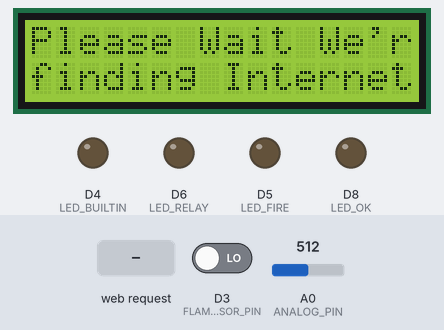
Recording of a sketch running on a simulated ESP8266 (NodeMCU). Parts: 16×2 character LCD, output pins drawn as LEDs (lit = HIGH, except the on-board LED, lit = LOW). Dashed ring = blinking. The test bench sets the inputs (shaded band); at power-on: A0 (ANALOG_PIN) = 512, D3 (FLAME_SENSOR_PIN) LOW. WiFi joins after 1.5 s; servers stay silent unless stated; what the sketch prints to the serial monitor is not drawn.

Above: at 3.3 s.
3.4 s: A0 (ANALOG_PIN) set to 756
7.7 s: A0 (ANALOG_PIN) set to 783
At 9.1 s:
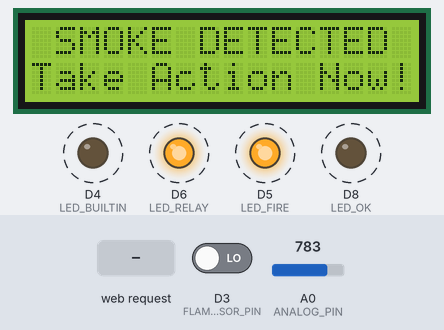
11.9 s: D3 (FLAME_SENSOR_PIN) driven HIGH
At 14.0 s:
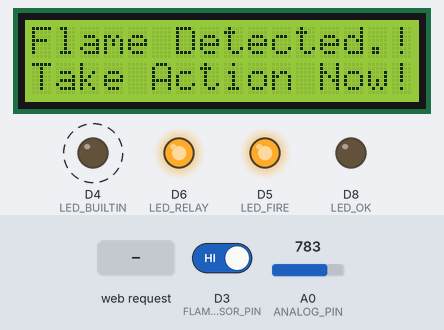
16.9 s: HTTP request GET /fire received
At 17.7 s:
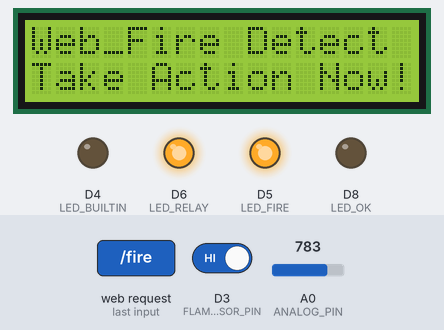
20.4 s: A0 (ANALOG_PIN) set to 716
At 23.8 s:
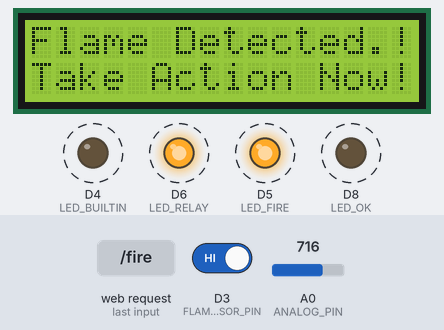
25.4 s: HTTP request GET /fire received
At 26.9 s:
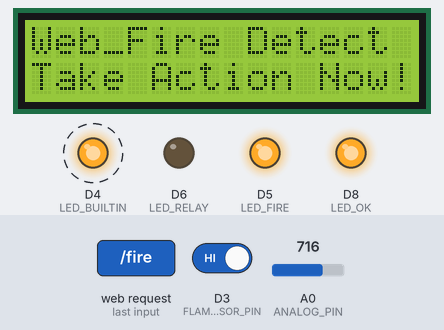
Timing chart, 0 to 29.8 s (numbered marks = the images above; inputs shaded):
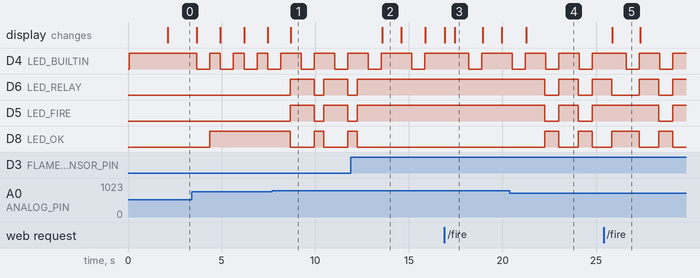

Measured:
- the behaviour switches between 767 and 768 on A0 (ANALOG_PIN) (found by bisection; images 0 and 1)
- after the input at 7.7 s, D4 (LED_BUILTIN): alternates HIGH for 1.1 s and LOW for 0.70 s, starting after 1.6 s; D6 (LED_RELAY), D5 (LED_FIRE): alternates HIGH for 1.3 s and LOW for 0.50 s, starting after 0.97 s; D8 (LED_OK): alternates HIGH for 0.50 s and LOW for 1.3 s, starting after 0.97 s; the display: changes after 1.0 s (image 1)
- after the input at 11.9 s, D4 (LED_BUILTIN): HIGH → LOW after 3.3 s, → HIGH 0.70 s later; D6 (LED_RELAY), D5 (LED_FIRE): goes on until 12.2 s, then stays HIGH; D8 (LED_OK): goes on until 12.2 s, then stays LOW; the display: changes after 1.7 s (image 2)
- after the input at 16.9 s, the display: first differs from a run without the input after 0.55 s (image 3)
- after the input at 20.4 s, D6 (LED_RELAY), D5 (LED_FIRE): alternates HIGH for 1.0 s and LOW for 0.75 s, starting after 1.9 s; D8 (LED_OK): alternates HIGH for 0.75 s and LOW for 1.0 s, starting after 1.9 s
- after the input at 25.4 s, the display: changes after 0.46 s (image 5)
- by itself, D4 (LED_BUILTIN): alternates HIGH for 0.57 s and LOW for 0.70 s

The sketch:

FIRE_ALARM_2-ZONE.ino
```cpp
// // ///            tested   with   IP-192.168.1.200/fire

// #include <Wire.h>
// #include <LiquidCrystal_I2C.h>
// #include <ESP8266WiFi.h>
// #include <ESP8266WiFiMulti.h>
// #define FLAME_SENSOR_PIN D3    // Digital input from flame sensor
// ESP8266WiFiMulti wifiMulti;
// WiFiServer server(80);

// const uint32_t connectTimeoutMs = 3000;

// // I2C address 0x27 is most common, 16 columns, 2 rows
// LiquidCrystal_I2C lcd(0x27, 16, 2);  // connected via SDA (D2/GPIO4) and SCL (D1/GPIO5)

// int value = 0;
// float volt;
// const int analogPin      = A0;   // Sensor 1 (0 – 1 V)

// // LED pins
// const int LED_FIRE = D5;
// const int LED_WIFI = D6;
// const int LED_SHORT = D7;
// const int LED_OK = D8;


// unsigned long previousMillis = 0;
// const unsigned long statusInterval = 1000;
// bool showWiFiMessage = false;

// const int threshold=200;// sets threshold value for flame sensor
// int flamesensvalue=0; // initialize flamesensor reading


// void setup()
// {
//   // Initialize LCD
//   Serial.begin(115200);
//   lcd.init();
//   lcd.backlight();

//   WiFi.persistent(false);
//   WiFi.mode(WIFI_STA);
//   // WiFi.config(staticIP, gateway, subnet); // Set static IP
//   wifiMulti.addAP("Moto_Manan", "1111222233334");
//   wifiMulti.addAP("Airtel_mana_5881", "air59236");

//   pinMode(LED_BUILTIN, OUTPUT);
//   server.begin();
//   Serial.println("Server started.");
//   lcd.setCursor(0, 0); lcd.print("   Manan Kumar  ");
//   lcd.setCursor(0, 1); lcd.print(" Fire Detection ");
//   delay(2000);
//   lcd.clear();

//   pinMode(LED_FIRE, OUTPUT);
//   pinMode(LED_WIFI, OUTPUT);
//   pinMode(LED_SHORT, OUTPUT);
//   pinMode(LED_OK, OUTPUT);
//   pinMode(LED_BUILTIN, OUTPUT);
//   digitalWrite(LED_BUILTIN, HIGH); // off

//   pinMode(FLAME_SENSOR_PIN, INPUT);

//   lcd.clear();
//   lcd.setCursor(0, 0);
//   lcd.print("Please Wait We're");
//   lcd.setCursor(0, 1);
//   lcd.print("finding Internet.");
// }


// void loop()
//  {
//   // WiFi Connection Check
//   if (wifiMulti.run(connectTimeoutMs) == WL_CONNECTED)
//   {
//     Serial.print("WiFi connected to ");
//     Serial.println(WiFi.SSID());
//     Serial.println(WiFi.localIP());
//     lcd.clear();
//     lcd.setCursor(0, 0);
//     lcd.print(WiFi.localIP());
//     lcd.setCursor(0, 1);
//     lcd.print(WiFi.SSID());
//     digitalWrite(LED_BUILTIN, LOW);  // LED on
//     delay(500);                     // Keep it on for 5 seconds
//     digitalWrite(LED_BUILTIN, HIGH);  // LED on

//   }
//   else
//   {
//     Serial.println("WiFi not connected!");
//     lcd.clear();
//     lcd.setCursor(0, 0);
//     lcd.print("WiFi NOT Conncted");
//     digitalWrite(LED_WIFI, LOW);
//     delay(500);
//   }


//    value = analogRead(A0);
//    volt = value * 5.0/1023;
//    ("Volt= ");

//   if (volt <=1.5 && volt >=1.0)
//   {
//     Serial.print("SMOKE DETECTED");
//     Serial.print("  volts: ");
//     Serial.println(volt);
//     // FIRE DETECTED
//     digitalWrite(LED_FIRE, HIGH);
//     digitalWrite(LED_OK, LOW);
//     lcd.clear();
//     lcd.setCursor(0, 0);
//     lcd.print("SMOKE DETECTED");
//     delay(500); // Pause briefly to avoid LCD flicker
//   }
//   else
//   {
//     // NO FIRE DETECTED
//     digitalWrite(LED_FIRE, LOW);
//     lcd.clear();
//     lcd.setCursor(0, 0);
//     lcd.print(" SYSTEM HEALTHY ");
//     digitalWrite(LED_OK, HIGH);
//     delay(500);
//   }

//   int flameState = digitalRead(FLAME_SENSOR_PIN);

//   if (flameState == LOW)
//   {  // LOW = Flame detected (depends on sensor type)
//     Serial.println("🔥 Flame Detected!");
//     digitalWrite(LED_FIRE, HIGH);

//   } else {
//     Serial.println("✅ No Flame.");
//     digitalWrite(LED_FIRE, LOW);
//     Serial.println(F(" SYSTEM HEALTHY "));

//   }

//   delay(250);

//   // Web client handler
//   WiFiClient client = server.available();
//   if (client)
//   {
//     Serial.println("Client connected");
//     while (!client.available())
//     {
//       delay(10);
//     }

//     String request = client.readStringUntil('\r');
//     Serial.println("Request: " + request);
//     client.flush();

//     if (request.indexOf("/fire") != -1)
//     {
//       digitalWrite(LED_FIRE, HIGH);
//       lcd.clear();
//       lcd.setCursor(0, 0);
//       lcd.print("Web_Fire Detect");
//       delay(1000);
//       digitalWrite(LED_FIRE, LOW);
//     }

//     client.print("HTTP/1.1 200 OK\r\nContent-Type: text/html\r\n\r\n");
//     client.print("<!DOCTYPE html><html><body><h1>ESP8266 Fire Detector</h1><p>Status OK</p></body></html>");
//     client.stop();
//     Serial.println("Client disconnected");
//   }

//   delay(100);
// }


///////////////////////////////////////////////////////////////////
/*
   ESP8266 Fire & Smoke Detector
   Tested from browser at: http://<board‑IP>/fire
*/

// #include <Wire.h>
// #include <LiquidCrystal_I2C.h>
// #include <ESP8266WiFi.h>
// #include <ESP8266WiFiMulti.h>

// /* ---------------- Pin Definitions ---------------- */
// #define FLAME_SENSOR_PIN D4      // Use D4 instead of D3 (avoid boot problems)
// #define LED_FIRE         D5
// #define LED_WIFI         D6
// #define LED_SHORT        D7
// #define LED_OK           D8
// #define ANALOG_PIN       A0      // Smoke sensor input

// /* ---------------- WiFi & LCD Setup ---------------- */
// ESP8266WiFiMulti wifiMulti;
// WiFiServer server(80);
// LiquidCrystal_I2C lcd(0x27, 16, 2);

// /* ---------------- Constants ---------------- */
// const uint32_t CONNECT_TIMEOUT_MS = 3000;
// const float SMOKE_VOLTAGE_MIN = 0.9;   // Adjust as per sensor
// const float SMOKE_VOLTAGE_MAX = 1.5;   // Adjust as per sensor

// /* ---------------- Variables ---------------- */
// bool fireDetected = false;

// /* ---------------- Setup Function ---------------- */
// void setup() {
//   Serial.begin(115200);
//   lcd.init();
//   lcd.backlight();

//   // Pin Modes
//   pinMode(FLAME_SENSOR_PIN, INPUT);
//   pinMode(LED_FIRE, OUTPUT);
//   pinMode(LED_WIFI, OUTPUT);
//   pinMode(LED_SHORT, OUTPUT);
//   pinMode(LED_OK, OUTPUT);
//   pinMode(LED_BUILTIN, OUTPUT);

//   digitalWrite(LED_FIRE, LOW);
//   digitalWrite(LED_OK, LOW);
//   digitalWrite(LED_WIFI, LOW);
//   digitalWrite(LED_BUILTIN, HIGH); // OFF (active low)

//   // LCD Welcome
//   lcd.setCursor(0, 0); lcd.print("   Manan Kumar  ");
//   lcd.setCursor(0, 1); lcd.print(" Fire Detection ");
//   delay(2000);
//   lcd.clear();
//   lcd.print("Connecting WiFi");

//   // WiFi Config
//   WiFi.persistent(false);
//   WiFi.mode(WIFI_STA);
//   wifiMulti.addAP("Moto_Manan", "1111222233334");
//   wifiMulti.addAP("Airtel_mana_5881", "air59236");

//   server.begin();
//   Serial.println("Server started.");
// }

// /* ---------------- Main Loop ---------------- */
// void loop() {
//   fireDetected = false;

//   keepWiFiAlive();

//   fireDetected |= readSmokeSensor();
//   fireDetected |= readFlameSensor();

//   if (!fireDetected) {
//     digitalWrite(LED_OK, HIGH);
//     digitalWrite(LED_FIRE, LOW);
//     lcd.clear();
//     lcd.setCursor(0, 0); lcd.print(" SYSTEM HEALTHY ");
//   } else {
//     digitalWrite(LED_OK, LOW);
//     digitalWrite(LED_FIRE, HIGH);
//   }

//   handleWebClient();

//   delay(200);
// }

// /* ---------------- Check WiFi ---------------- */
// void keepWiFiAlive() {
//   if (wifiMulti.run(CONNECT_TIMEOUT_MS) == WL_CONNECTED) {
//     digitalWrite(LED_WIFI, HIGH);
//     digitalWrite(LED_BUILTIN, LOW); // ON
//     lcd.setCursor(0, 0);
//     lcd.print(WiFi.localIP());
//     lcd.setCursor(0, 1);
//     lcd.print(WiFi.SSID() + String("        "));
//   } else {
//     digitalWrite(LED_WIFI, LOW);
//     digitalWrite(LED_BUILTIN, HIGH); // OFF
//     lcd.setCursor(0, 0); lcd.print("WiFi NOT Connected");
//     lcd.setCursor(0, 1); lcd.print("Retrying...       ");
//   }
// }

// /* ---------------- Smoke Sensor Read ---------------- */
// bool readSmokeSensor() {
//   int analogValue = analogRead(ANALOG_PIN);
//   float voltage = analogValue * (1.2 / 1023.0); // Voltage range is 1.0 to 1.5V

//   Serial.printf("Smoke: %d => %.2f V\n", analogValue, voltage);

//   if (voltage >= SMOKE_VOLTAGE_MIN) {
//     Serial.println(" SMOKE DETECTED");
//     lcd.clear();
//     lcd.setCursor(0, 0); lcd.print("SMOKE DETECTED");
//     lcd.setCursor(0, 1); lcd.print("Take Action..!");
//     return true;
//   }
//   return false;
// }

// /* ---------------- Flame Sensor Read ---------------- */
// bool readFlameSensor() {
//   int flameState = digitalRead(FLAME_SENSOR_PIN);

//   if (flameState == LOW) { // Flame detected (LOW)
//     Serial.println("🔥 FLAME DETECTED");
//     lcd.clear();
//     lcd.setCursor(0, 0); lcd.print("FLAME DETECTED");
//     lcd.setCursor(0, 1); lcd.print("Take Action..!");
//     return true;
//   }
//   return false;
// }

// /* ---------------- Handle Web Request ---------------- */
// void handleWebClient() {
//   WiFiClient client = server.available();
//   if (!client) return;

//   Serial.println("Client connected");
//   while (!client.available()) delay(1);

//   String request = client.readStringUntil('\r');
//   Serial.println("Request: " + request);
//   client.flush();

//   if (request.indexOf("/fire") != -1) {
//     fireDetected = true;
//     digitalWrite(LED_FIRE, HIGH);
//     lcd.clear();
//     lcd.setCursor(0, 0); lcd.print("Web Fire Trigger");
//     lcd.setCursor(0, 1); lcd.print("LED ON Alert!");
//     delay(1000);
//   }

//   client.print("HTTP/1.1 200 OK\r\nContent-Type: text/html\r\n\r\n");
//   client.print("<!DOCTYPE html><html><body>");
//   client.print("<h1>ESP8266 Fire Detector</h1><p>Status OK</p>");
//   client.print("</body></html>");

//   client.stop();
//   Serial.println("Client disconnected");
// }

////////////////////////////////////////////////////////////////////////////


#include <Wire.h>
#include <LiquidCrystal_I2C.h>
#include <ESP8266WiFi.h>
#include <ESP8266WiFiMulti.h>
#define FLAME_SENSOR_PIN D3
#define LED_FIRE         D5
#define LED_RELAY        D6
#define LED_OK           D8
#define ANALOG_PIN       A0      // Smoke sensor input
// int FLAME = HIGH;

ESP8266WiFiMulti wifiMulti;
WiFiServer server(80);

const uint32_t connectTimeoutMs = 5000;
const float SMOKE_VOLTAGE_MIN = 0.9;   // Adjust as per sensor
LiquidCrystal_I2C lcd(0x27, 16, 2);


String scrollText = "";
int scrollPos = 0;
unsigned long previousMillis = 0;
const unsigned long scrollInterval = 400;
bool wifiConnectedOnce = false;

void setup()
{
  Serial.begin(115200);
  lcd.init();
  lcd.backlight();

  WiFi.persistent(false);
  WiFi.mode(WIFI_STA);
  // WiFi.config(staticIP, gateway, subnet);
  wifiMulti.addAP("Moto_Manan", "1111222233334");
  wifiMulti.addAP("Airtel_mana_5881", "air59236");

  pinMode(LED_BUILTIN, OUTPUT);
  pinMode(LED_FIRE, OUTPUT);
  pinMode(FLAME_SENSOR_PIN, INPUT);
  pinMode(LED_RELAY , OUTPUT);
  pinMode(LED_OK, OUTPUT);
  digitalWrite(LED_BUILTIN, HIGH);


  digitalWrite(LED_FIRE, LOW);
  digitalWrite(LED_RELAY, LOW);
  digitalWrite(LED_OK, LOW);

  server.begin();
  Serial.println("Server started.");

  lcd.setCursor(0, 0); lcd.print("   Manan Kumar  ");
  lcd.setCursor(0, 1); lcd.print(" Fire Detection ");
  delay(2000);
  lcd.clear();

  lcd.setCursor(0, 0);
  lcd.print("Please Wait We're");
  lcd.setCursor(0, 1);
  lcd.print("finding Internet.");
}

void loop()
{
  // Try connecting to WiFi
  if (wifiMulti.run(connectTimeoutMs) == WL_CONNECTED)
  {
    if (!wifiConnectedOnce) {
      Serial.print("WiFi connected to ");
      Serial.println(WiFi.SSID());
      scrollText = "WiFi Connected..! " + String(WiFi.SSID()) + " " + WiFi.localIP().toString() + "   ";
      lcd.clear();
      lcd.setCursor(0, 1);
      lcd.print(" System Healthy");
      wifiConnectedOnce = true;
    }

    // Scroll top row
    unsigned long currentMillis = millis();
    if (currentMillis - previousMillis >= scrollInterval) {
      previousMillis = currentMillis;

      lcd.setCursor(0, 0);
      lcd.print(scrollText.substring(scrollPos, scrollPos + 16));
      scrollPos++;
      if (scrollPos > scrollText.length() - 16) scrollPos = 0;
    }

    digitalWrite(LED_BUILTIN, LOW);  // LED on (connected)
    delay(700);
    digitalWrite(LED_BUILTIN, HIGH);  // LED OFF (connected)
  }
  else
  {
    lcd.clear();
    lcd.setCursor(0, 0);
    lcd.print("No WiFi..! found");
    lcd.setCursor(0, 1);
    lcd.print("Check SSID/Pass ");
    digitalWrite(LED_BUILTIN, HIGH);;
    wifiConnectedOnce = false;
    delay(1000);
    return;
  }

  // Flame sensor check

  Serial.print("WiFi connected to ");
  Serial.println(WiFi.SSID());
  Serial.print(" ");
  Serial.println(WiFi.localIP());

  int FLAME = digitalRead(FLAME_SENSOR_PIN);  //  Rain sensor output pin connected
   if (FLAME == HIGH)
   {
    digitalWrite(LED_FIRE , HIGH); // Relay
    digitalWrite(LED_RELAY  , HIGH);
    digitalWrite(LED_OK  , LOW);
    Serial.println("Flame Detected.!");
    scrollText = "";  // Stop scrolling
    lcd.clear();
    lcd.setCursor(0, 0);
    lcd.print("Flame Detected.!");
    lcd.setCursor(0, 1);
    lcd.print("Take Action Now!");
    delay(500);
   }
   else
   {
    digitalWrite(LED_FIRE , LOW); // Relay
    digitalWrite(LED_OK  , HIGH);
    digitalWrite(LED_RELAY  , LOW);
    Serial.println(" Not FD detected");
   }

       /* ---------------- Smoke Sensor Read ---------------- */
  int analogValue = analogRead(ANALOG_PIN);
  float voltage = analogValue * (1.2 / 1023.0); // Voltage range is 1.0 to 1.5V

  Serial.printf("Smoke: %d => %.2f V\n", analogValue, voltage);
  delay(500);
  if (voltage >= SMOKE_VOLTAGE_MIN)
  {
    Serial.println(" SMOKE DETECTED");
    digitalWrite(LED_FIRE , HIGH); // Relay
    digitalWrite(LED_RELAY  , HIGH);
    digitalWrite(LED_OK  , LOW);

    scrollText = " ";  // Stop scrolling
    lcd.clear();
    lcd.setCursor(0, 0);
    lcd.print(" SMOKE DETECTED  ");
    lcd.setCursor(0, 1);
    lcd.print("Take Action Now!");
    delay(500);
  }
  else
  {
    digitalWrite(LED_FIRE , LOW); // Relay
    digitalWrite(LED_OK  , HIGH);
    digitalWrite(LED_RELAY  , LOW);
    Serial.println("  No SMOKE ");
  }


  // Handle web request
  WiFiClient client = server.available();
  if (client) {
    Serial.println("Client connected");

    while (!client.available()) {
      delay(10);
    }

    String request = client.readStringUntil('\r');
    Serial.println("Request: " + request);
    client.flush();

    if (request.indexOf("/fire") != -1) {
      digitalWrite(LED_FIRE, HIGH);
      scrollText = "";  // Stop scrolling
      lcd.clear();
      lcd.setCursor(0, 0);
      lcd.print("Web_Fire Detect");
      lcd.setCursor(0, 1);
      lcd.print("Take Action Now!");
      delay(700);

    }

    client.print("HTTP/1.1 200 OK\r\nContent-Type: text/html\r\n\r\n");
    client.print("<!DOCTYPE html><html><body><h1>ESP8266 Fire Detector</h1><p>Status OK</p></body></html>");
    client.stop();
    Serial.println("Client disconnected");
  }

  delay(50);
}


// #include <Wire.h>
// #include <LiquidCrystal_I2C.h>
// #include <ESP8266WiFi.h>
// #include <ESP8266WiFiMulti.h>

// LiquidCrystal_I2C lcd(0x27, 16, 2);

// ESP8266WiFiMulti wifiMulti;
// WiFiServer       server(80);

// const uint32_t CONNECT_TIMEOUT_MS = 5000;

// const int LED_FIRE  = D5;
// const int LED_WIFI  = D6;
// const int LED_SHORT = D7;
// const int LED_OK    = D8;
// int  analogPin      = A0;
// int  flamesensvalue = 0;
// const int THRESHOLD = 200;

// /* ── non‑blocking blink state ───────────── */
// const uint32_t ALERT_BLINK_MS = 700;
// uint32_t       lastBlinkMs    = 0;
// bool           alertActive    = false;

// /* ── scrolling text ─────────────────────── */
// String scrollText   = "";
// int    scrollPos    = 0;
// uint32_t prevScroll = 0;
// const uint32_t SCROLL_INTERVAL = 400;
// bool wifiConnectedOnce = false;

// /* ───────────────────────────────────────── */
// void setup() {
//   Serial.begin(115200);
//   lcd.init(); lcd.backlight();

//   WiFi.persistent(false);
//   WiFi.mode(WIFI_STA);
//   wifiMulti.addAP("Moto_Manan", "1111222233334");
//   wifiMulti.addAP("Airtel_mana_5881","air59236");

//   pinMode(LED_BUILTIN, OUTPUT);
//   pinMode(LED_FIRE,    OUTPUT);
//   pinMode(LED_WIFI,    OUTPUT);
//   pinMode(LED_SHORT,   OUTPUT);
//   pinMode(LED_OK,      OUTPUT);
//   digitalWrite(LED_BUILTIN, HIGH);

//   server.begin();

//   lcd.setCursor(0,0); lcd.print("   Manan Kumar  ");
//   lcd.setCursor(0,1); lcd.print(" Fire Detection ");
//   delay(2000); lcd.clear();
//   lcd.setCursor(0,0); lcd.print("Please Wait We're");
//   lcd.setCursor(0,1); lcd.print("finding Internet.");
// }

// void loop() {
//   /* ── Wi‑Fi connect / scroll banner ───────────── */
//   if (wifiMulti.run(CONNECT_TIMEOUT_MS) == WL_CONNECTED) {
//     if (!wifiConnectedOnce) {
//       scrollText = "WiFi Connected..! " + WiFi.SSID() + " " +
//                    WiFi.localIP().toString() + "   ";
//       Serial.print("WiFi Connected..!");
//       Serial.print("  ");
//       Serial.print(WiFi.SSID());
//       Serial.println("  ");
//       Serial.println(WiFi.localIP());
//       lcd.clear();
//       lcd.setCursor(0,1); lcd.print(" System Healthy");
//       wifiConnectedOnce = true;
//       digitalWrite(LED_WIFI, LOW);
//       digitalWrite(LED_OK, LOW);
//       delay(200);
//       digitalWrite(LED_OK, HIGH);
//       digitalWrite(LED_WIFI, HIGH);
//       delay(200);

//     }

//     if (millis() - prevScroll >= SCROLL_INTERVAL) {
//       prevScroll = millis();
//       lcd.setCursor(0,0);
//       lcd.print(scrollText.substring(scrollPos, scrollPos + 16));
//       scrollPos = (scrollPos + 1) % (scrollText.length() - 15);
//     }
//   } else {
//     lcd.clear();
//     lcd.setCursor(0,0); lcd.print("No WiFi..! found");
//     lcd.setCursor(0,1); lcd.print("Check SSID/Pass ");
//     digitalWrite(LED_BUILTIN, LOW);
//     wifiConnectedOnce = false;
//     delay(1000);
//     return;
//   }

//   /* ── Flame sensor (local) ────────────────────── */
//   flamesensvalue = analogRead(analogPin);
//   if (flamesensvalue <= THRESHOLD)
//   {
//     alertActive = true;                              // start alert
//     lcd.clear();
//     lcd.setCursor(0,0); lcd.print("FD-FIRE DETECTED");
//     lcd.setCursor(0,1); lcd.print("Take Action Now!");
//     Serial.println("FD-FIRE DETECTED");
//     digitalWrite(LED_FIRE, LOW);
//     digitalWrite(LED_OK,   HIGH);
//   }

//   // /* ── Blink FIRE LED non‑blocking ─────────────── */
//   // if (alertActive && millis() - lastBlinkMs >= ALERT_BLINK_MS) {
//   //   lastBlinkMs = millis();
//   //   digitalWrite(LED_FIRE, !digitalRead(LED_FIRE));
//   // }

//   /* ── HTTP handler (/fire) ────────────────────── */
//   WiFiClient client = server.available();
//   if (client) {
//     while (!client.available()) delay(1);
//     String req = client.readStringUntil('\r'); client.flush();

//     if (req.indexOf("/fire") != -1) {
//       alertActive = true;                            // trigger same alert
//       lcd.clear();
//       lcd.setCursor(0,0); lcd.print("Web_FIRE Detect");
//       lcd.setCursor(0,1); lcd.print("Take Action Now!");
//       digitalWrite(LED_FIRE, LOW);
//       Serial.println("Web_FIRE Detect");
//       delay(2000);
//     }

//     client.print(
//       "HTTP/1.1 200 OK\r\nContent-Type: text/plain\r\n\r\nOK\r\n");
//     client.stop();
//   }
// }
```
